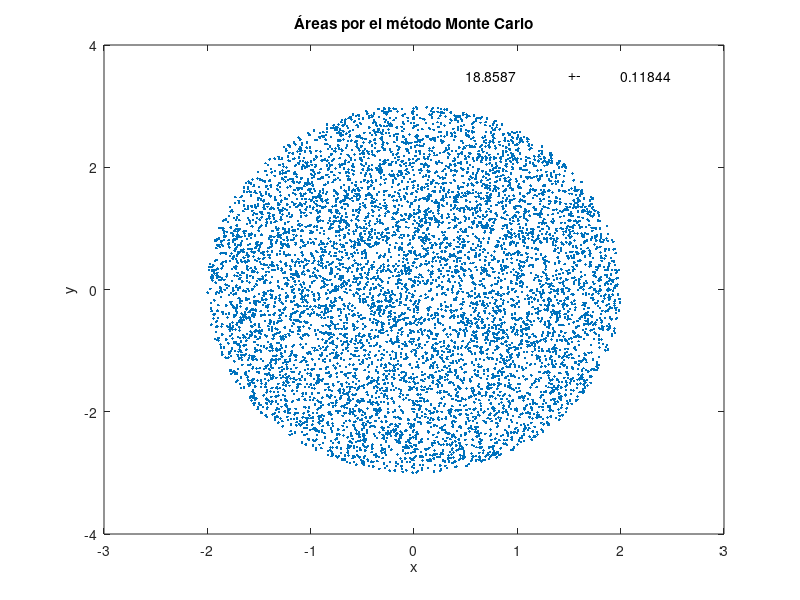

Reproduce this figure in MATLAB.
clear; clf; hold off

m = 10000;
veces = 50;
ax = -2; bx = 2;
ay = -3; by = 3;
sa = 0;
saa = 0;

for k = 1:veces
    n = 0;
    for i = 1:m
        r = rand;
        x = ax + (bx - ax) * r;
        r = rand;
        y = ay + (by - ay) * r;

        if (x^2 / 4 + y^2 / 9) < 1
            n = n + 1;
            px(n) = x;
            py(n) = y;
        end
    end

    area = n * (by - ay) * (bx - ax) / m;
    sa = sa + area;
    saa = saa + area^2;
end

prom = sa / veces;
desv = sqrt(veces * saa - sa^2) / veces;
promedio = num2str(prom);
desviacion = num2str(desv);

plot(px, py, '.')
title('Áreas por el método Monte Carlo')
xlabel('x'); ylabel('y');
axis([-3, 3, -4, 4])
text(0.5, 3.5, promedio)
text(1.5, 3.5, '+-')
text(2, 3.5, desviacion)
